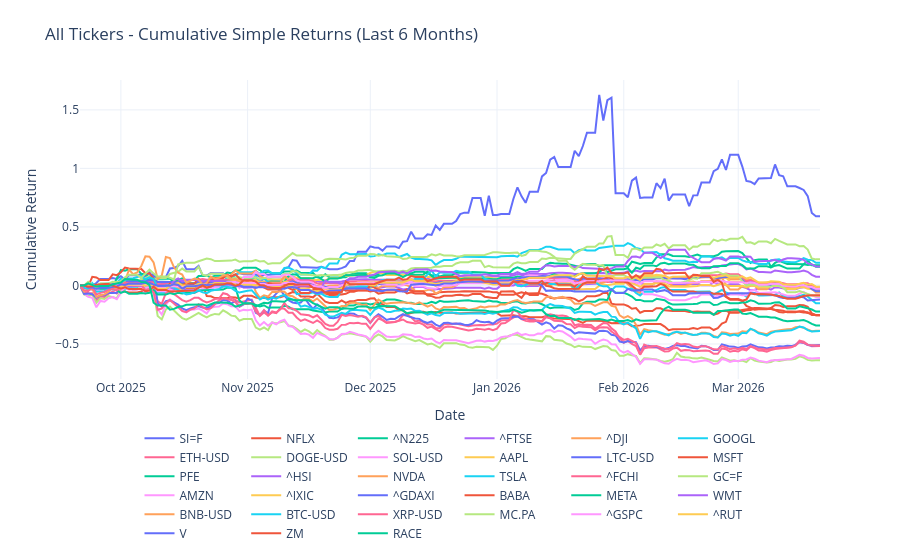

Notebook code cell kept with this figure:
### Code cell
# plot last 6 months of cumprod_simple_6m returns 
fig = go.Figure()
for column in cumprod_simple_6m.columns:
    fig.add_trace(
        go.Scatter(
            x=cumprod_simple_6m.index,
            y=cumprod_simple_6m[column],
            mode="lines",
            name=column,
        )
    )

fig.update_layout(
    title="All Tickers - Cumulative Simple Returns (Last 6 Months)",
    xaxis_title="Date",
    yaxis_title="Cumulative Return",
    legend=dict(orientation="h", yanchor="top", y=-0.15, xanchor="center", x=0.5),
    template="plotly_white",
    margin=dict(t=80, b=120),
)
fig.show()

### Figure 1 — Plotly figure (JSON) as saved in the notebook; plotly's stock layout.template omitted (floating-point values rounded to 4 significant figures; data arrays with more than 128 entries replaced by an {"elided": "..."} marker saying what was removed)
{"data": [{"mode": "lines", "name": "SI=F", "type": "scatter", "x": {"elided": "182 str values"}, "y": {"elided": "182 float values"}}, {"mode": "lines", "name": "NFLX", "type": "scatter", "x": {"elided": "182 str values"}, "y": {"elided": "182 float values"}}, {"mode": "lines", "name": "^N225", "type": "scatter", "x": {"elided": "182 str values"}, "y": {"elided": "182 float values"}}, {"mode": "lines", "name": "^FTSE", "type": "scatter", "x": {"elided": "182 str values"}, "y": {"elided": "182 float values"}}, {"mode": "lines", "name": "^DJI", "type": "scatter", "x": {"elided": "182 str values"}, "y": {"elided": "182 float values"}}, {"mode": "lines", "name": "GOOGL", "type": "scatter", "x": {"elided": "182 str values"}, "y": {"elided": "182 float values"}}, {"mode": "lines", "name": "ETH-USD", "type": "scatter", "x": {"elided": "182 str values"}, "y": {"elided": "182 float values"}}, {"mode": "lines", "name": "DOGE-USD", "type": "scatter", "x": {"elided": "182 str values"}, "y": {"elided": "182 float values"}}, {"mode": "lines", "name": "SOL-USD", "type": "scatter", "x": {"elided": "182 str values"}, "y": {"elided": "182 float values"}}, {"mode": "lines", "name": "AAPL", "type": "scatter", "x": {"elided": "182 str values"}, "y": {"elided": "182 float values"}}, {"mode": "lines", "name": "LTC-USD", "type": "scatter", "x": {"elided": "182 str values"}, "y": {"elided": "182 float values"}}, {"mode": "lines", "name": "MSFT", "type": "scatter", "x": {"elided": "182 str values"}, "y": {"elided": "182 float values"}}, {"mode": "lines", "name": "PFE", "type": "scatter", "x": {"elided": "182 str values"}, "y": {"elided": "182 float values"}}, {"mode": "lines", "name": "^HSI", "type": "scatter", "x": {"elided": "182 str values"}, "y": {"elided": "182 float values"}}, {"mode": "lines", "name": "NVDA", "type": "scatter", "x": {"elided": "182 str values"}, "y": {"elided": "182 float values"}}, {"mode": "lines", "name": "TSLA", "type": "scatter", "x": {"elided": "182 str values"}, "y": {"elided": "182 float values"}}, {"mode": "lines", "name": "^FCHI", "type": "scatter", "x": {"elided": "182 str values"}, "y": {"elided": "182 float values"}}, {"mode": "lines", "name": "GC=F", "type": "scatter", "x": {"elided": "182 str values"}, "y": {"elided": "182 float values"}}, {"mode": "lines", "name": "AMZN", "type": "scatter", "x": {"elided": "182 str values"}, "y": {"elided": "182 float values"}}, {"mode": "lines", "name": "^IXIC", "type": "scatter", "x": {"elided": "182 str values"}, "y": {"elided": "182 float values"}}, {"mode": "lines", "name": "^GDAXI", "type": "scatter", "x": {"elided": "182 str values"}, "y": {"elided": "182 float values"}}, {"mode": "lines", "name": "BABA", "type": "scatter", "x": {"elided": "182 str values"}, "y": {"elided": "182 float values"}}, {"mode": "lines", "name": "META", "type": "scatter", "x": {"elided": "182 str values"}, "y": {"elided": "182 float values"}}, {"mode": "lines", "name": "WMT", "type": "scatter", "x": {"elided": "182 str values"}, "y": {"elided": "182 float values"}}, {"mode": "lines", "name": "BNB-USD", "type": "scatter", "x": {"elided": "182 str values"}, "y": {"elided": "182 float values"}}, {"mode": "lines", "name": "BTC-USD", "type": "scatter", "x": {"elided": "182 str values"}, "y": {"elided": "182 float values"}}, {"mode": "lines", "name": "XRP-USD", "type": "scatter", "x": {"elided": "182 str values"}, "y": {"elided": "182 float values"}}, {"mode": "lines", "name": "MC.PA", "type": "scatter", "x": {"elided": "182 str values"}, "y": {"elided": "182 float values"}}, {"mode": "lines", "name": "^GSPC", "type": "scatter", "x": {"elided": "182 str values"}, "y": {"elided": "182 float values"}}, {"mode": "lines", "name": "^RUT", "type": "scatter", "x": {"elided": "182 str values"}, "y": {"elided": "182 float values"}}, {"mode": "lines", "name": "V", "type": "scatter", "x": {"elided": "182 str values"}, "y": {"elided": "182 float values"}}, {"mode": "lines", "name": "ZM", "type": "scatter", "x": {"elided": "182 str values"}, "y": {"elided": "182 float values"}}, {"mode": "lines", "name": "RACE", "type": "scatter", "x": {"elided": "182 str values"}, "y": {"elided": "182 float values"}}], "layout": {"legend": {"orientation": "h", "x": 0.5, "xanchor": "center", "y": -0.15, "yanchor": "top"}, "margin": {"b": 120, "t": 80}, "title": {"text": "All Tickers - Cumulative Simple Returns (Last 6 Months)"}, "xaxis": {"title": {"text": "Date"}}, "yaxis": {"title": {"text": "Cumulative Return"}}}}
